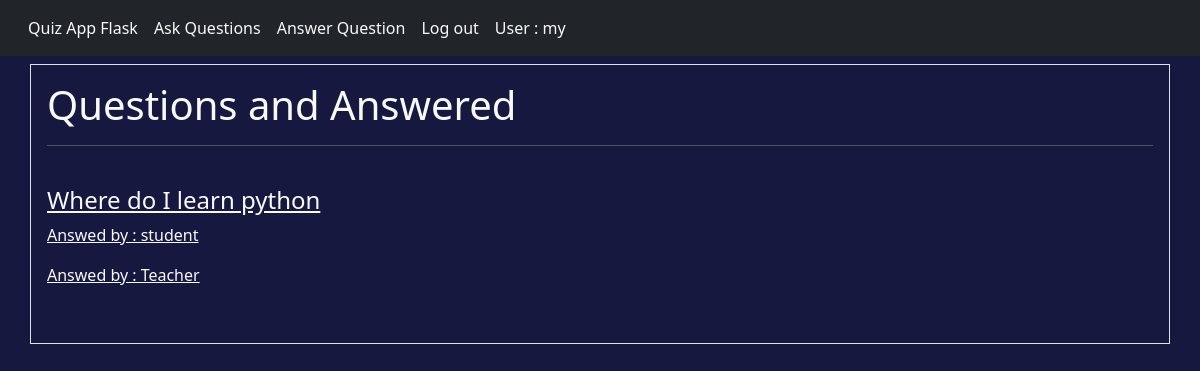
Before: / (signed in) with the older database file.
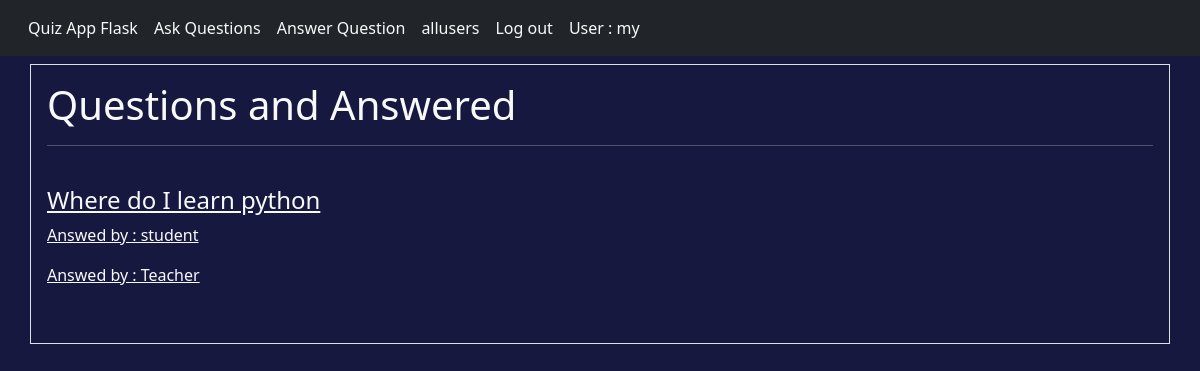
After: the same page with the newer database file.
### app.py (the view)
@app.route('/')
def index():
    user = get_current_user()
    return render_template("home.html", user = user)

### app.py (called while the page is built)
@app.teardown_appcontext
def close_database(error):
    if hasattr(g, 'quizapp_db'):
        g.quizapp_db.close()

def get_current_user():
    user_result = None
    if 'user' in session:
        user = session['user']
        db = getDatabase()
        user_cursor = db.execute("select * from users where name = ?",[user])
        user_result = user_cursor.fetchone()
    return user_result

### database.py (called while the page is built)
def connect_to_database():
    sql = sqlite3.connect("D:/Professional Course/Working/flask_quiz/quizapp.db")
    sql.row_factory = sqlite3.Row
    return sql

def getDatabase():
    if not hasattr(g, "quizapp_db"):
        g.quizapp_db = connect_to_database()
    return g.quizapp_db

### templates/home.html (shortened to what this page needs)
{% from "showlinks.html" import show_link  %}
<!doctype html>
<html lang="en">
  <head>
    <link href="https://cdn.jsdelivr.net/npm/bootstrap@5.2.2/dist/css/bootstrap.min.css" rel="stylesheet">
    <link rel="stylesheet" type="text/css" href="{{ url_for('static', filename = 'home.css') }}">
  </head>
  <body>
    <div class="parent">
        <div class="header mb-2">
            {{ show_link(user) }}
        </div>
        <div class="questions_answered container border text-light p-3">
          <h1>Questions and Answered</h1>
          <hr/>
          <a href="" class="text-light m-3">
            <h4>Where do I learn python</h4>
            <p>Answed by : student</p>
            <p>Answed by : Teacher</p>
          </a>
        </div>
    </div>
  </body>
</html>

### templates/showlinks.html (shortened to what this page needs)
{% macro show_link(user) %}
<nav class="navbar navbar-expand-lg bg-dark p-2" >
    <div class="container-fluid">
      <div class="collapse navbar-collapse" id="navbarNav">
        <ul class="navbar-nav">
          <li class="nav-item">
            <a class="nav-link active text-light" aria-current="page" href="{{ url_for('index') }}">Quiz App Flask</a>
          </li>
          <li class="nav-item">
            <a class="nav-link text-light" href="{{ url_for('askquestions') }}">Ask Questions</a>
          </li>
          <li class="nav-item">
            <a class="nav-link text-light" href="{{ url_for('answerquestions') }}">Answer Question</a>
          </li>
          {% if user['admin'] == 1 %}
          <li class="nav-item">
            <a class="nav-link text-light" href="{{ url_for('allusers') }}">allusers</a>
          </li>
          {% endif %}
          {% if user %}
          <li class="nav-item">
            <a class="nav-link text-light" href="{{ url_for('logout') }}">Log out</a>
          </li>
          {% endif %}
          {% if user %}
          <li class="nav-item">
            <a class="nav-link text-light" href="#">User : {{ user['name'] }}</a>
          </li>
          {% endif %}
        </ul>
      </div>
    </div>
  </nav>
{% endmacro %}

Changed rows visible on the page:
changed users "my": admin False → True (drawn)
Other visible differences:
text now shown: "allusers"
